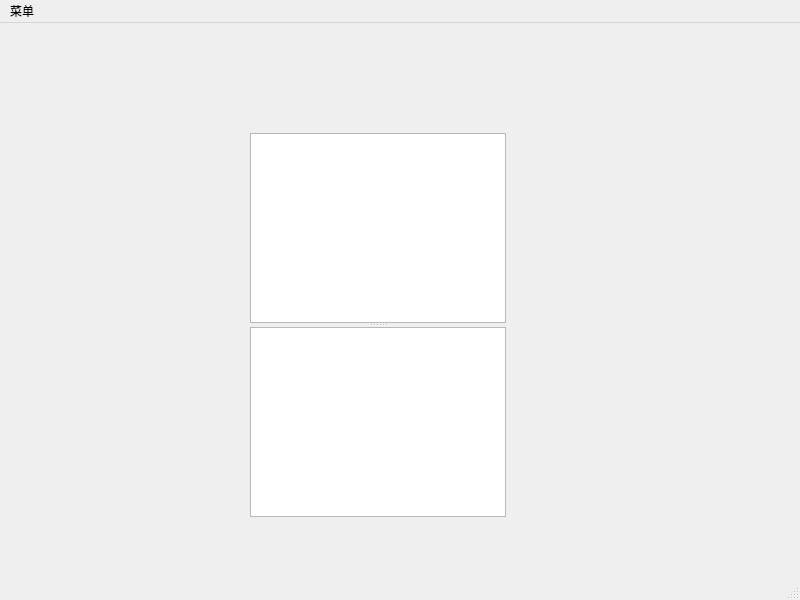
<?xml version="1.0" encoding="UTF-8"?>
<ui version="4.0">
 <class>MainWindow</class>
 <widget class="QMainWindow" name="MainWindow">
  <property name="geometry">
   <rect>
    <x>0</x>
    <y>0</y>
    <width>800</width>
    <height>600</height>
   </rect>
  </property>
  <property name="windowTitle">
   <string>MainWindow</string>
  </property>
  <widget class="QWidget" name="centralwidget">
   <widget class="QSplitter" name="centerSplitter">
    <property name="geometry">
     <rect>
      <x>250</x>
      <y>110</y>
      <width>256</width>
      <height>384</height>
     </rect>
    </property>
    <property name="orientation">
     <enum>Qt::Vertical</enum>
    </property>
    <widget class="QPlainTextEdit" name="plainTextEditFile"/>
    <widget class="QPlainTextEdit" name="plainTextEditSearch"/>
   </widget>
  </widget>
  <widget class="QMenuBar" name="menubar">
   <property name="geometry">
    <rect>
     <x>0</x>
     <y>0</y>
     <width>800</width>
     <height>21</height>
    </rect>
   </property>
   <widget class="QMenu" name="menu">
    <property name="title">
     <string>菜单</string>
    </property>
    <addaction name="actOpen"/>
   </widget>
   <addaction name="menu"/>
  </widget>
  <widget class="QStatusBar" name="statusbar"/>
  <action name="actOpen">
   <property name="text">
    <string>打开文件...</string>
   </property>
   <property name="toolTip">
    <string>打开文件</string>
   </property>
  </action>
 </widget>
 <resources/>
 <connections/>
</ui>
